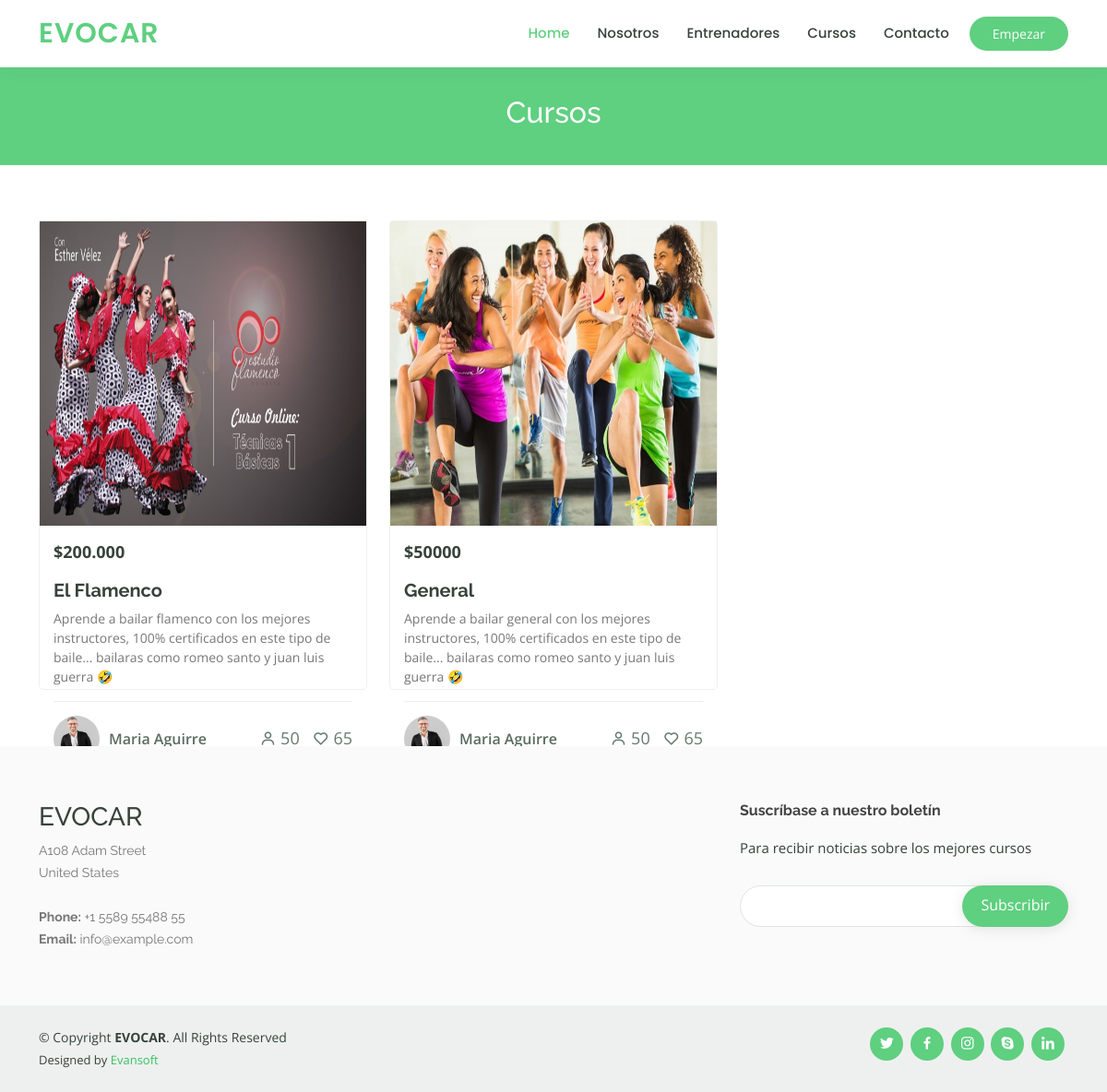
Screenshot of /course/List_Courses/ with the database file from the repository.
### home/models.py (models this page shows)
class Information(models.Model):
	company_name = models.CharField(max_length=60)
	company_slogan = models.CharField(max_length = 150)
	company_logo = models.ImageField(upload_to = "Logo")
	text1_banner = models.CharField(max_length = 250)
	text2_banner = models.CharField(max_length= 200)
	address_1 = models.CharField(max_length = 150,default="")
	address_2 = models.CharField(max_length = 150, null=True,blank=True)
	country = models.CharField(max_length = 50,default="")
	phone = models.CharField(max_length = 25,default="")
	email = models.EmailField(default="")
	title_about = models.CharField(max_length = 100,default = "")
	about = models.TextField(default = "")
	img_about = models.ImageField(upload_to = "About",default = "",blank = True, null = True)

### trainers/models.py (models this page shows)
class Trainer(models.Model):
	name = models.CharField(max_length = 35)
	profession = models.CharField(max_length = 100)
	description = models.TextField()
	img_profile = models.ImageField(upload_to = "Trainer")
	def __str__(self):
		return self.name

### course/models.py (models this page shows, shortened)
class Course(models.Model):
	title = models.CharField(max_length=70)
	price = models.CharField(max_length = 10)
	description = models.TextField()
	trainer = models.ForeignKey(Trainer,on_delete=models.CASCADE)
	img_course = models.ImageField(upload_to = 'Course',default = "")

### course/views.py (the view)
def List_Courses(request):
	course = Course.objects.all()
	_data = [
		{
			'pk':i.pk,
			'title':i.title,
			'img':i.img_course.url,
			'price':i.price,
			'trainer':Trainer.objects.get(pk = i.trainer.pk),
			'description':i.description
		}
		for i in course
	]
	_info = information.objects.last()
	return render(request,'courses.html',{'course':_data,'info':_info})

### template/courses.html
{% extends './base.html' %}
{% load static %}
{% block content %}
<main id="main" data-aos="fade-in">
  <div class="breadcrumbs">
    <div class="container">
      <h2>Cursos</h2>
    </div>
  </div>
  <section id="courses" class="courses">
    <div class="container" data-aos="fade-up">
      <div class="row" data-aos="zoom-in" data-aos-delay="100">
        {% for i in course %}
          <div class="col-lg-4 col-md-6 d-flex align-items-stretch">
            <div class="course-item">
              <img src="{{i.img}}" style="height: 65% !important; width: 100% !important;" class="img-fluid" alt="...">
              <div class="course-content">
                <div class="d-flex justify-content-between align-items-center mb-3">
                  <p class="price">${{i.price}}</p>
                </div>
                <h3><a href="{% url 'Course_Details' i.pk %}">{{i.title}}</a></h3>
                <p>{{i.description}}</p>
                <div class="trainer d-flex justify-content-between align-items-center">
                  <div class="trainer-profile d-flex align-items-center">
                    <img src="assets/img/trainers/trainer-1.jpg" class="img-fluid" alt="">
                    <span>{{i.trainer}}</span>
                  </div>
                  <div class="trainer-rank d-flex align-items-center">
                    <i class="bx bx-user"></i>&nbsp;50
                    &nbsp;&nbsp;
                    <i class="bx bx-heart"></i>&nbsp;65
                  </div>
                </div>
              </div>
            </div>
          </div>
        {% endfor %}
      </div>
    </div>
  </section>
</main>
{% endblock %}

### template/base.html (shortened to what this page needs)
{% load static %}
<!DOCTYPE html>
<html lang="en">
<head>
  <link href="{% static 'assets/vendor/animate.css/animate.min.css' %}" rel="stylesheet">
  <link href="{% static 'assets/vendor/aos/aos.css' %}" rel="stylesheet">
  <link href="{% static 'assets/vendor/bootstrap/css/bootstrap.min.css' %}" rel="stylesheet">
  <link href="{% static 'assets/vendor/bootstrap-icons/bootstrap-icons.css' %}" rel="stylesheet">
  <link href="{% static 'assets/vendor/boxicons/css/boxicons.min.css' %}" rel="stylesheet">
  <link href="{% static 'assets/vendor/remixicon/remixicon.css' %}" rel="stylesheet">
  <link href="{% static 'assets/vendor/swiper/swiper-bundle.min.css' %}" rel="stylesheet">
  <link href="{% static 'assets/css/style.css' %}" rel="stylesheet">
</head>
<body>
  <header id="header" class="fixed-top">
    <div class="container d-flex align-items-center">
      <h1 class="logo me-auto"><a href="{% url 'Home' %}">{{info.company_name}}</a></h1>
      <nav id="navbar" class="navbar order-last order-lg-0">
        <ul>
          <li><a class="active" href="{% url 'Home' %}">Home</a></li>
          <li><a href="{% url 'About' %}">Nosotros</a></li>
          <li><a href="{% url 'Profile_Trainers' %}">Entrenadores</a></li>
          <li><a href="{% url 'List_Courses' %}">Cursos</a></li>
          <li><a href="{% url 'Contact' %}">Contacto</a></li>
        </ul>
      </nav>
      <a href="{% url 'List_Courses' %}" class="get-started-btn">Empezar</a>
    </div>
  </header>
  {% block content %}
  {% endblock %}
  <footer id="footer">
    <div class="footer-top">
      <div class="container">
        <div class="row">
          <div class="col-lg-3 col-md-6 footer-contact">
            <h3>{{info.company_name}}</h3>
            <p>
              {{info.address_1}} <br>
              {{info.country}} <br><br>
              <strong>Phone:</strong> {{info.phone}}<br>
              <strong>Email:</strong> {{info.email}}<br>
            </p>
          </div>
          <div class="col-lg-2 col-md-6 footer-links">
          </div>
          <div class="col-lg-3 col-md-6 footer-links">
          </div>
          <div class="col-lg-4 col-md-6 footer-newsletter">
            <h4>Suscríbase a nuestro boletín </h4>
            <p>Para recibir noticias sobre los mejores cursos</p>
            <form>
              <input type="email" name="email"><input type="submit" value="Subscribir">
            </form>
          </div>
        </div>
      </div>
    </div>
    <div class="container d-md-flex py-4">
      <div class="me-md-auto text-center text-md-start">
        <div class="copyright">
          &copy; Copyright <strong><span>{{info.company_name}}</span></strong>. All Rights Reserved
        </div>
        <div class="credits">
          Designed by <a target="_blank" href="https://evansoft.pythonanywhere.com/">Evansoft</a>
        </div>
      </div>
      <div class="social-links text-center text-md-right pt-3 pt-md-0">
        <a href="javascript:void(0);" class="twitter"><i class="bx bxl-twitter"></i></a>
        <a href="javascript:void(0);" class="facebook"><i class="bx bxl-facebook"></i></a>
        <a href="javascript:void(0);" class="instagram"><i class="bx bxl-instagram"></i></a>
        <a href="javascript:void(0);" class="google-plus"><i class="bx bxl-skype"></i></a>
        <a href="javascript:void(0);" class="linkedin"><i class="bx bxl-linkedin"></i></a>
      </div>
    </div>
  </footer>
</body>
</html>

### static/assets/css/style.css (style rules this page uses)
body { font-family: "Open Sans", sans-serif; color: #444444; }
a { color: #5fcf80; text-decoration: none; }
h1, h2, h3, h4, h5, h6 { font-family: "Raleway", sans-serif; }
#header { background: #fff; transition: all 0.5s; z-index: 997; padding: 15px 0; box-shadow: 0px 0 18px rgba(55, 66, 59, 0.08); }
#header .logo { font-size: 30px; margin: 0; padding: 0; line-height: 1; font-weight: 600; letter-spacing: 1px; text-transform: uppercase; font-family: "Poppins", sans-serif; }
#header .logo a { color: #5fcf80; }
.get-started-btn { margin-left: 22px; background: #5fcf80; color: #fff; border-radius: 50px; padding: 8px 25px; white-space: nowrap; transition: 0.3s; font-size: 14px; display: inline-block; }
.navbar { padding: 0; }
.navbar ul { margin: 0; padding: 0; display: flex; list-style: none; align-items: center; }
.navbar li { position: relative; }
.navbar a, .navbar a:focus { display: flex; align-items: center; justify-content: space-between; padding: 10px 0 10px 30px; font-family: "Poppins", sans-serif; font-size: 15px; font-weight: 500; color: #37423b; white-space: nowrap; transition: 0.3s; }
.navbar a:hover, .navbar .active, .navbar .active:focus, .navbar li:hover>a { color: #5fcf80; }
section { padding: 60px 0; overflow: hidden; }
.breadcrumbs { margin-top: 73px; text-align: center; background: #5fcf80; padding: 30px 0; color: #fff; }
.breadcrumbs h2 { font-size: 32px; font-weight: 500; }
.courses .course-item { border-radius: 5px; border: 1px solid #eef0ef; }
.courses .course-content { padding: 15px; }
.courses .course-content h3 { font-weight: 700; font-size: 20px; }
.courses .course-content h3 a { color: #37423b; transition: 0.3s; }
.courses .course-content p { font-size: 14px; color: #777777; }
.courses .course-content .price { margin: 0; font-weight: 700; font-size: 18px; color: #37423b; }
.courses .trainer { padding-top: 15px; border-top: 1px solid #eef0ef; }
.courses .trainer .trainer-profile img { max-width: 50px; border-radius: 50px; }
.courses .trainer .trainer-profile span { padding-left: 10px; font-weight: 600; font-size: 16px; color: #5a6c60; }
.courses .trainer .trainer-rank { font-size: 18px; color: #657a6d; }
#footer { color: #37423b; font-size: 14px; background: #eef0ef; }
#footer .footer-top { padding: 60px 0 30px 0; background: #f9faf9; }
#footer .footer-top .footer-contact { margin-bottom: 30px; }
#footer .footer-top .footer-contact p { font-size: 14px; line-height: 24px; margin-bottom: 0; font-family: "Raleway", sans-serif; color: #777777; }
#footer .footer-top h4 { font-size: 16px; font-weight: bold; color: #444444; position: relative; padding-bottom: 12px; }
#footer .footer-top .footer-links { margin-bottom: 30px; }
#footer .footer-newsletter { font-size: 15px; }
#footer .footer-newsletter h4 { font-size: 16px; font-weight: bold; color: #444444; position: relative; padding-bottom: 12px; }
#footer .footer-newsletter form { margin-top: 30px; background: #fff; padding: 6px 10px; position: relative; border-radius: 50px; text-align: left; border: 1px solid #e0e5e2; }
#footer .footer-newsletter form input[type=email] { border: 0; padding: 4px 8px; width: calc(100% - 100px); }
#footer .footer-newsletter form input[type=submit] { position: absolute; top: -1px; right: -1px; bottom: -1px; border: 0; background: none; font-size: 16px; padding: 0 20px 2px 20px; background: #5fcf80; color: #fff; transition: 0.3s; border-radius: 50px; box-shadow: 0px 2px 15px rgba(0, 0, 0, 0.1); }
#footer .credits { padding-top: 5px; font-size: 13px; }
#footer .credits a { color: #3ac162; transition: 0.3s; }
#footer .social-links a { font-size: 18px; display: inline-block; background: #5fcf80; color: #fff; line-height: 1; padding: 8px 0; margin-right: 4px; border-radius: 50%; text-align: center; width: 36px; height: 36px; transition: 0.3s; }

### rows the page displays
Information: company_name "EVOCAR", address_1 "A108 Adam Street", country "United States", phone "+1 5589 55488 55", email "info@example.com"
Trainer: shows a picture, price "200.000", title "El Flamenco", description "Aprende a bailar flamenco con los mejores instructores, 100% certificados en este tipo de baile... bailaras como romeo santo y juan luis guerra 🤣", trainer "Maria Aguirre", price "50000", title "General", description "Aprende a bailar general con los mejores instructores, 100% certificados en este tipo de baile... bailaras como romeo santo y juan luis guerra 🤣"
